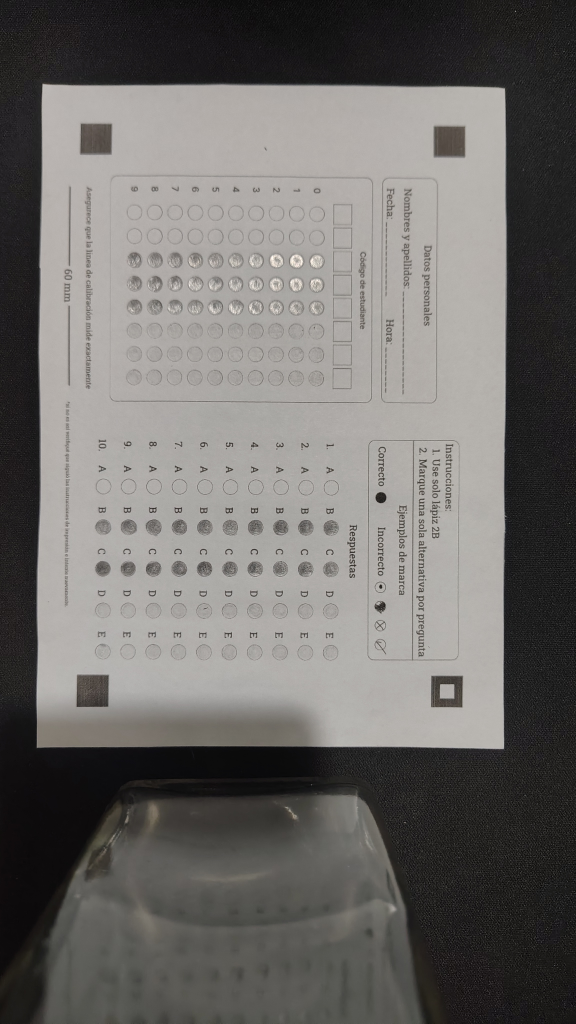
#> input picture fotos_crudas_dataset/27.jpg, 2304 x 4096 px (shown at 1/4 size)
$ python -i core_vision.py   (imports and definitions only)   (older library calls are emulated)
#> lines starting #> are read from the running program, lines starting #| are printed output that depends on the picture; after the words box and inside, x2 and y2 are one past the last pixel; in counts of white or black regions, pixels touching at a corner belong together
# app/core_vision.py
"""
Procesamiento visual de la ficha completa.

Este módulo se construye por fases:

    Fase 1: detección de los 4 marcadores de referencia sobre la foto cruda
            y resolución de orientación.
    Fase 2: corrección de perspectiva y transformación a la imagen canónica (homografía).
    Fase 3: validación de calidad visual (Anexo C: M1-M4) sobre la imagen ya canonizada.

Errores técnicos que puede producir este módulo:
    MARKERS_NOT_FOUND     -> no se detectaron los 4 marcadores.
    INVALID_ORIENTATION   -> se detectaron 4 marcadores, pero el marcador especial no cae en top_right.
    WARP_FAILED           -> los marcadores se detectaron bien, pero la transformación falló.
    LOW_CONFIDENCE        -> la ficha se canonizó, pero no superó los controles mínimos de calidad (M1-M4).
"""

from __future__ import annotations

import json
from dataclasses import dataclass, field
from functools import lru_cache
from itertools import combinations
from pathlib import Path

import cv2
import numpy as np

# Adaptación para importaciones compatibles con el monolito FastAPI desde raíz y ejecuciones locales
try:
    from app import config
    from app import template_loader
except ImportError:
    import config
    import template_loader


# ---------------------------------------------------------------------------
# Estructuras de datos
# ---------------------------------------------------------------------------

@dataclass
class MarkerCandidate:
    """Un contorno cuadrado candidato a marcador de referencia."""

    contour: np.ndarray
    center: tuple[float, float]
    area: float
    bbox: tuple[int, int, int, int]  # x, y, w, h
    has_inner_hole: bool


@dataclass
class MarkerDetectionResult:
    """
    Resultado de la detección de marcadores sobre una foto cruda.
    """

    status: str
    issue_code: str | None
    message: str
    ordered_points: dict[str, tuple[float, float]] | None = None
    candidates: list[MarkerCandidate] = field(default_factory=list)


# ---------------------------------------------------------------------------
# Fase 1: detección de marcadores
# ---------------------------------------------------------------------------

def detect_reference_markers(
    image: np.ndarray,
    orientation_marker: str = config.ORIENTATION_MARKER_POSITION,
) -> MarkerDetectionResult:
    """
    Detecta los 4 marcadores cuadrados de referencia sobre la foto cruda
    y determina si la orientación coincide con la esperada.
    """
    if image is None or image.size == 0:
        return MarkerDetectionResult(
            status="MARKERS_NOT_FOUND",
            issue_code=config.MARKER_ISSUE_CODES["NOT_FOUND"],
            message="La imagen recibida está vacía o no pudo cargarse.",
        )

    height, width = image.shape[:2]
    gray = cv2.cvtColor(image, cv2.COLOR_BGR2GRAY)

    candidates = _find_square_candidates(gray, width, height)
    quad_candidates = _select_best_quad(candidates)

    if quad_candidates is None:
        return MarkerDetectionResult(
            status="MARKERS_NOT_FOUND",
            issue_code=config.MARKER_ISSUE_CODES["NOT_FOUND"],
            message=(
                "No se encontraron 4 candidatos cuadrados consistentes entre sí "
                f"(candidatos totales detectados: {len(candidates)})."
            ),
            candidates=candidates,
        )

    corner_map = _order_candidates_by_geometry(quad_candidates)

    holed_corners = [
        name for name, candidate in corner_map.items()
        if candidate.has_inner_hole
    ]

    if len(holed_corners) != 1:
        return MarkerDetectionResult(
            status="MARKERS_NOT_FOUND",
            issue_code=config.MARKER_ISSUE_CODES["NOT_FOUND"],
            message=(
                "No se pudo identificar de forma inequívoca el marcador de "
                f"orientación (candidatos con hueco interior: {len(holed_corners)}, "
                "se esperaba exactamente 1)."
            ),
            candidates=candidates,
        )

    detected_orientation = holed_corners[0]

    ordered_points = {
        name: candidate.center
        for name, candidate in corner_map.items()
    }

    if detected_orientation != orientation_marker:
        return MarkerDetectionResult(
            status="INVALID_ORIENTATION",
            issue_code=config.MARKER_ISSUE_CODES["INVALID_ORIENTATION"],
            message=(
                f"El marcador de orientación se ubicó en '{detected_orientation}', "
                f"pero se esperaba en '{orientation_marker}'. "
                "La ficha probablemente fue fotografiada rotada."
            ),
            ordered_points=ordered_points,
            candidates=candidates,
        )

    return MarkerDetectionResult(
        status="OK",
        issue_code=None,
        message="Los 4 marcadores fueron detectados y la orientación es correcta.",
        ordered_points=ordered_points,
        candidates=candidates,
    )


def detect_and_autorotate(
    image: np.ndarray,
) -> tuple[np.ndarray, MarkerDetectionResult, int]:
    """
    Envuelve detect_reference_markers() con auto-corrección de orientación.
    """
    original_result = detect_reference_markers(image)

    if original_result.status == "OK":
        return image, original_result, 0

    rotation_flags = {
        90: cv2.ROTATE_90_CLOCKWISE,
        180: cv2.ROTATE_180,
        270: cv2.ROTATE_90_COUNTERCLOCKWISE,
    }

    resolved: list[tuple[int, np.ndarray, MarkerDetectionResult]] = []

    for degrees, flag in rotation_flags.items():
        rotated_image = cv2.rotate(image, flag)
        rotated_result = detect_reference_markers(rotated_image)

        if rotated_result.status == "OK":
            resolved.append((degrees, rotated_image, rotated_result))

    if len(resolved) == 1:
        degrees, rotated_image, rotated_result = resolved[0]
        return rotated_image, rotated_result, degrees

    if len(resolved) == 0:
        return image, original_result, 0

    ambiguous_result = MarkerDetectionResult(
        status="INVALID_ORIENTATION",
        issue_code=config.MARKER_ISSUE_CODES["INVALID_ORIENTATION"],
        message=(
            f"Se encontraron {len(resolved)} rotaciones distintas que "
            "resuelven la orientación de forma aparentemente válida; "
            "no se puede autocorregir con confianza."
        ),
    )
    return image, ambiguous_result, 0


def _find_square_candidates(
    gray: np.ndarray,
    width: int,
    height: int,
) -> list[MarkerCandidate]:
    blurred = cv2.GaussianBlur(gray, (5, 5), 0)
    _, binary = cv2.threshold(
        blurred, 0, 255, cv2.THRESH_BINARY_INV + cv2.THRESH_OTSU
    )

    contours, hierarchy = cv2.findContours(
        binary, cv2.RETR_TREE, cv2.CHAIN_APPROX_SIMPLE
    )

    if hierarchy is None:
        return []

    hierarchy = hierarchy[0]
    image_area = float(width * height)

    min_area = image_area * config.MARKER_MIN_AREA_RATIO
    max_area = image_area * config.MARKER_MAX_AREA_RATIO

    candidates: list[MarkerCandidate] = []

    for index, contour in enumerate(contours):
        area = cv2.contourArea(contour)

        if area < min_area or area > max_area:
            continue

        perimeter = cv2.arcLength(contour, True)
        epsilon = config.MARKER_POLY_APPROX_EPSILON_RATIO * perimeter
        approx = cv2.approxPolyDP(contour, epsilon, True)

        if len(approx) != 4 or not cv2.isContourConvex(approx):
            continue

        x, y, w, h = cv2.boundingRect(approx)

        if h == 0:
            continue

        aspect_ratio = w / h
        tol = config.MARKER_ASPECT_RATIO_TOLERANCE

        if not (1 - tol <= aspect_ratio <= 1 + tol):
            continue

        center = (x + w / 2.0, y + h / 2.0)
        has_hole = _has_inner_hole(index, hierarchy, contours, min_area)

        candidates.append(
            MarkerCandidate(
                contour=approx,
                center=center,
                area=area,
                bbox=(x, y, w, h),
                has_inner_hole=has_hole,
            )
        )

    return candidates


def _has_inner_hole(
    contour_index: int,
    hierarchy: np.ndarray,
    contours: list[np.ndarray],
    min_child_area: float,
) -> bool:
    first_child = hierarchy[contour_index][2]

    child_index = first_child
    while child_index != -1:
        child_area = cv2.contourArea(contours[child_index])

        if child_area >= min_child_area * 0.15:
            return True

        child_index = hierarchy[child_index][0]

    return False


# [4 lines left out: function _hull_area, not called in this run]


def _select_best_quad(
    candidates: list[MarkerCandidate],
) -> list[MarkerCandidate] | None:
    if len(candidates) < 4:
        return None

    if len(candidates) == 4:
        return candidates

    best_group: tuple[MarkerCandidate, ...] | None = None
    best_area = -1.0

    for group in combinations(candidates, 4):
        area = _hull_area([c.center for c in group])

        if area > best_area:
            best_area = area
            best_group = group

    return list(best_group) if best_group is not None else None


def _order_candidates_by_geometry(
    candidates: list[MarkerCandidate],
) -> dict[str, MarkerCandidate]:
    centers = np.array([c.center for c in candidates], dtype=np.float32)
    sums = centers.sum(axis=1)
    diffs = centers[:, 0] - centers[:, 1]

    return {
        "top_left": candidates[int(np.argmin(sums))],
        "bottom_right": candidates[int(np.argmax(sums))],
        "top_right": candidates[int(np.argmax(diffs))],
        "bottom_left": candidates[int(np.argmin(diffs))],
    }


# ---------------------------------------------------------------------------
# Fase 2: corrección de perspectiva (warp a imagen canónica)
# ---------------------------------------------------------------------------

@dataclass
class WarpResult:
    status: str
    issue_code: str | None
    message: str
    canonical_image: np.ndarray | None = None
    homography: np.ndarray | None = None


# [106 lines left out: functions correct_perspective, extraer_recorte, not called in this run]


# ---------------------------------------------------------------------------
# Fase 3: validación de calidad visual (Anexo C: M1-M4)
# ---------------------------------------------------------------------------

@dataclass
class QualityMetrics:
    sharpness: float
    sharpness_passed: bool

    brightness: float
    brightness_passed: bool

    dark_area_ratio: float
    dark_area_passed: bool

    marker_offsets_px: dict[str, float | None]
    markers_passed: bool


@dataclass
class QualityValidationResult:
    status: str
    issue_code: str | None
    message: str
    metrics: QualityMetrics


# [114 lines left out: functions validate_canonical_quality, _measure_marker_offset, not called in this run]


# ---------------------------------------------------------------------------
# Contrato público de P2: process_ficha()
# ---------------------------------------------------------------------------

@dataclass
class FichaProcessingResult:
    status: str
    issue_code: str | None
    message: str
    canonical_image: np.ndarray | None = None
    canonical_path: Path | None = None
    debug: dict | None = None
    manifest_entry: dict | None = None


@lru_cache(maxsize=4)
def _get_cached_template(template_id: str):
    return template_loader.load_template(template_id=template_id)


# [190 lines left out: functions _build_manifest_entry, process_ficha, _guardar_canonica_png, process_batch, not called in this run]

>>> import cv2
>>> picture = cv2.imread('../fotos_crudas_dataset/27.jpg')
#> picture is the input picture: shape (4096, 2304, 3); mean B, G, R 105.8, 108.3, 110.6
>>> result = detect_and_autorotate(picture)
#> in _find_square_candidates, `_, binary = cv2.threshold( blurred, 0, 255, cv2.THRESH_BINARY_INV + cv..`:
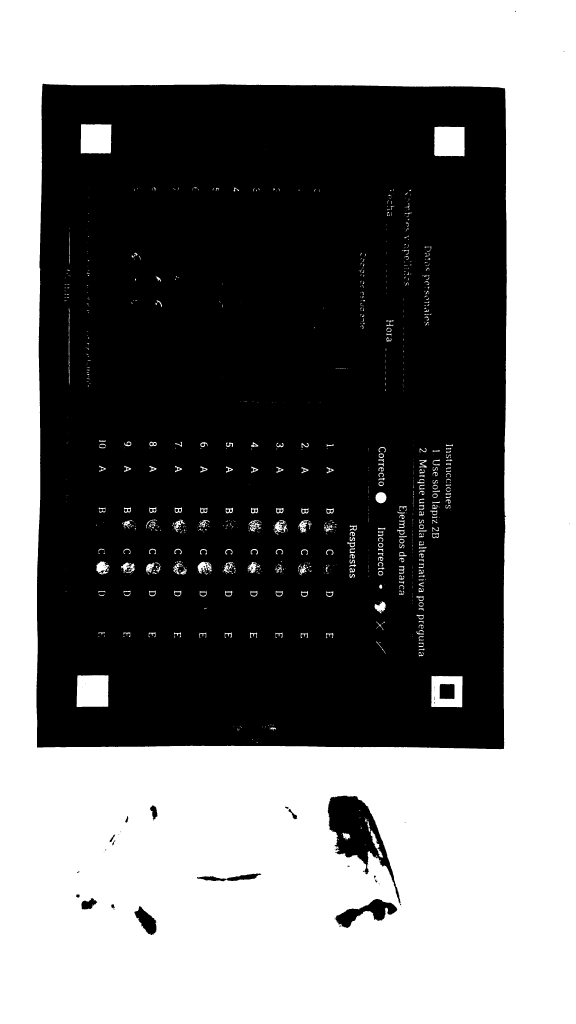
#> binary: shape (4096, 2304) (shown at 1/4 size); 48.3% white; 939 white regions (580 under 20 px)
#> in _find_square_candidates, `contours, hierarchy = cv2.findContours( binary, cv2.RETR_TREE, cv2.CHA..`: contours = 1142 contours, 741 with area under 20; largest, box (x1, y1, x2, y2) and area: (0, 0, 2304, 4096) 9430785, (145, 334, 2028, 2998) 4934229, (1310, 3182, 1603, 3615) 45656, (306, 2701, 434, 2828) 15458, (1725, 2704, 1850, 2829) 15002
#> the loop in _find_square_candidates, `for index, contour in enumerate(contours):` made 1142 passes
#> area on passes 3, 7, 9: 26, 5340, 187
#> after the loop in _find_square_candidates, `for index, contour in enumerate(contours):`: candidates = 4 items
#> in _order_candidates_by_geometry, `centers = np.array([c.center for c in candidates], dtype=np.float32)`: centers = [[1788, 2766.5], [370, 2764], [1798, 566], [384.5, 555.5]]
#> in _order_candidates_by_geometry, `sums = centers.sum(axis=1)`: sums = [4554.5, 3134, 2364, 940]
#> in _order_candidates_by_geometry, `diffs = centers[:, 0] - centers[:, 1]`: diffs = [-978.5, -2394, 1232, -171]
#> in detect_reference_markers, `corner_map = _order_candidates_by_geometry(quad_candidates)`: corner_map = 4 items
#> in detect_reference_markers, `holed_corners = [ name for name, candidate in corner_map.items() if ca..`: holed_corners = ['bottom_right']
#> in detect_reference_markers, `detected_orientation = holed_corners[0]`: detected_orientation = 'bottom_right'
#> in detect_reference_markers, `ordered_points = { name: candidate.center for name, candidate in corne..`: ordered_points = {'top_left': (384.5, 555.5), 'bottom_right': (1788, 2766.5), 'top_right': (1798, 566), 'bottom_left': (370, 2764)}
#> the loop in detect_and_autorotate, `for degrees, flag in rotation_flags.items():` made 3 passes
#> (holed_corners in detect_reference_markers, detected_orientation in detect_reference_markers) on passes 2 to 3: (['top_left'], 'top_left'), (['top_right'], 'top_right')
#> (holed_corners in detect_reference_markers, detected_orientation in detect_reference_markers) on pass 1: (['bottom_left'], 'bottom_left')
#> pass 1, in detect_and_autorotate, `rotated_image = cv2.rotate(image, flag)`:
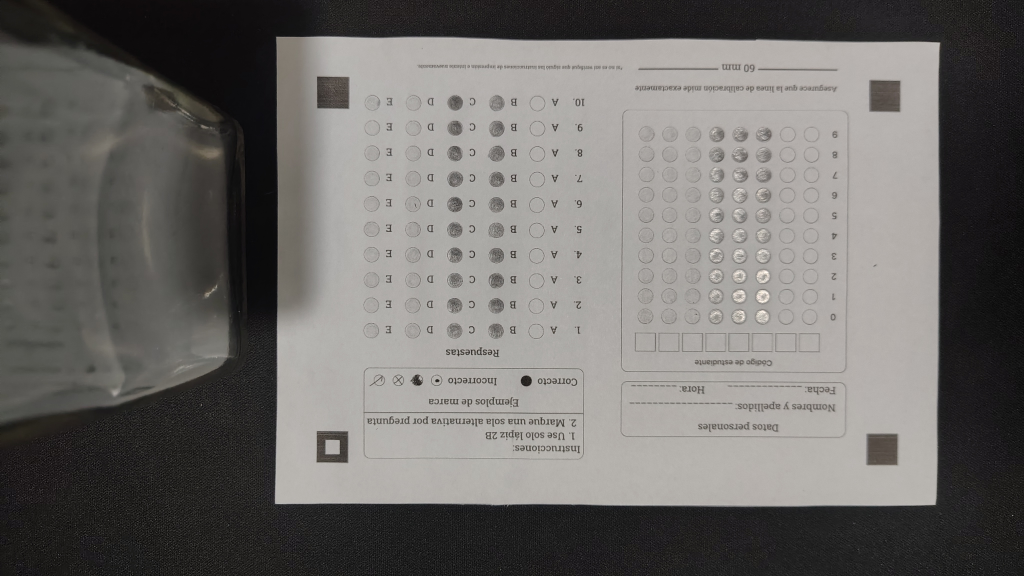
#> rotated_image: shape (2304, 4096, 3) (shown at 1/4 size); mean B, G, R 105.8, 108.3, 110.6
#> pass 1, in _find_square_candidates (call 2), `_, binary = cv2.threshold( blurred, 0, 255, cv2.THRESH_BINARY_INV + cv..`:
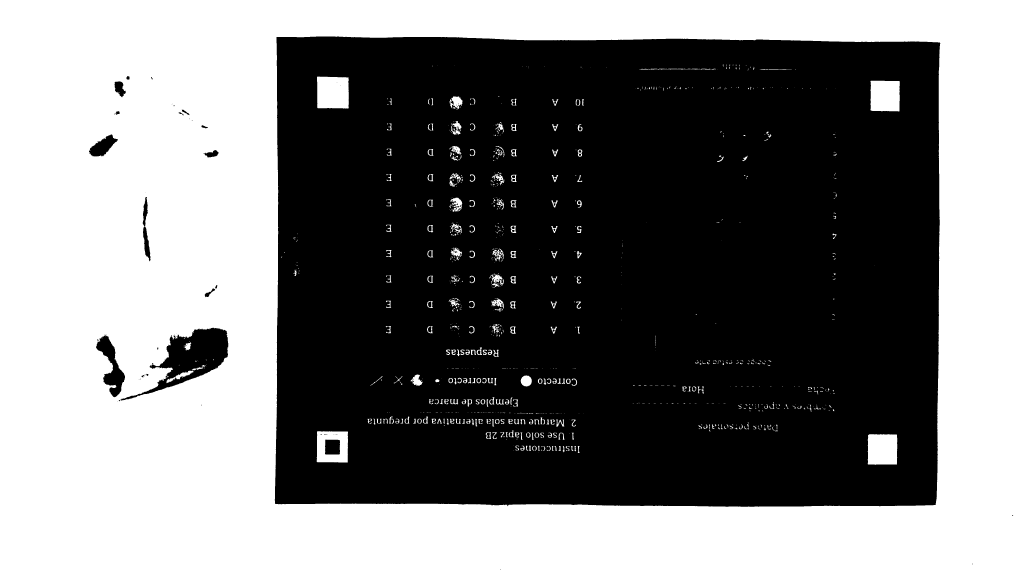
#> binary: shape (2304, 4096) (shown at 1/4 size); 48.3% white; 939 white regions (580 under 20 px), largest, box (x1, y1, x2, y2) and area: (0, 0, 4096, 2304) 4438311, (1268, 306, 1395, 434) 15702, (3471, 1737, 3589, 1859) 14032
#> after the loop in detect_and_autorotate, `for degrees, flag in rotation_flags.items():`:
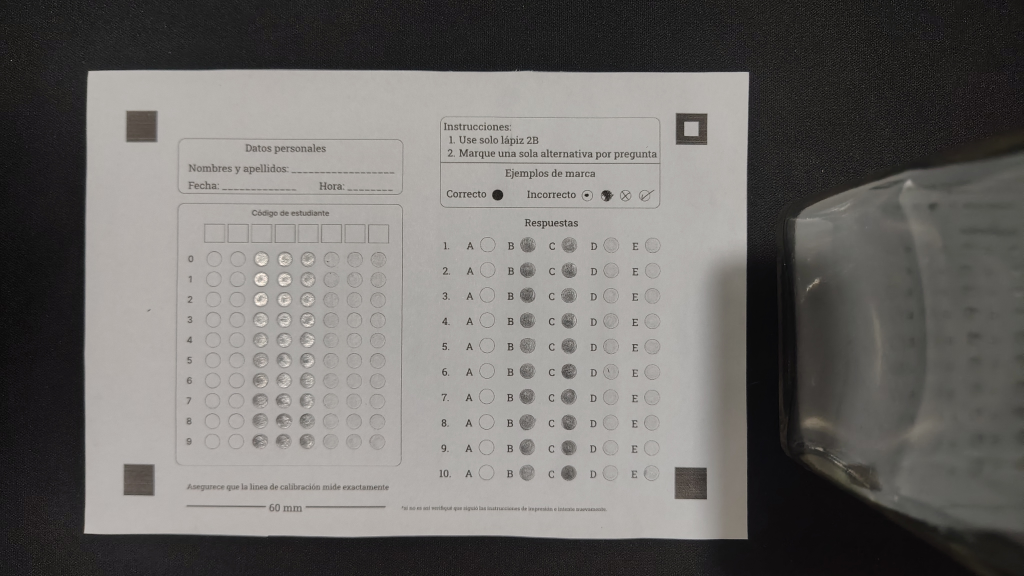
#> rotated_image: shape (2304, 4096, 3) (shown at 1/4 size); mean B, G, R 105.8, 108.3, 110.6
#> after the loop in detect_and_autorotate, `for degrees, flag in rotation_flags.items():`: resolved = 1 item
#> in detect_and_autorotate, `degrees, rotated_image, rotated_result = resolved[0]`: degrees = 270
